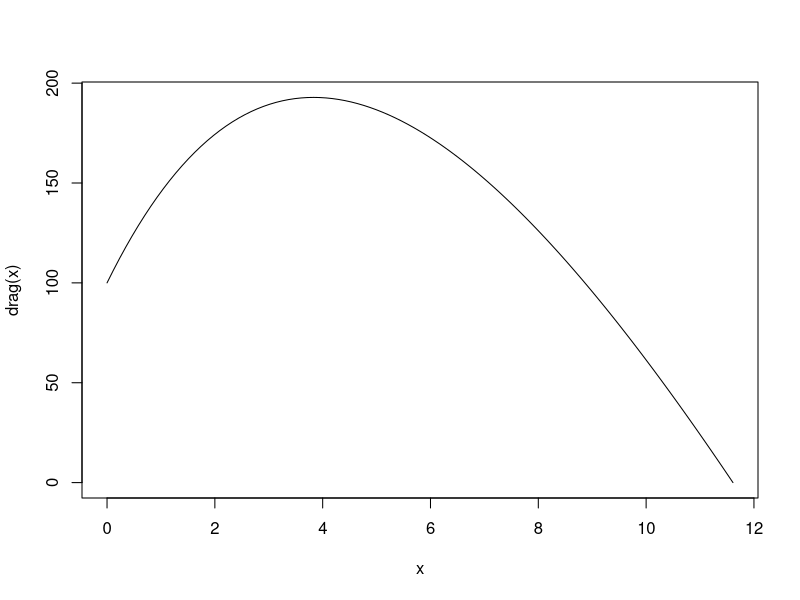
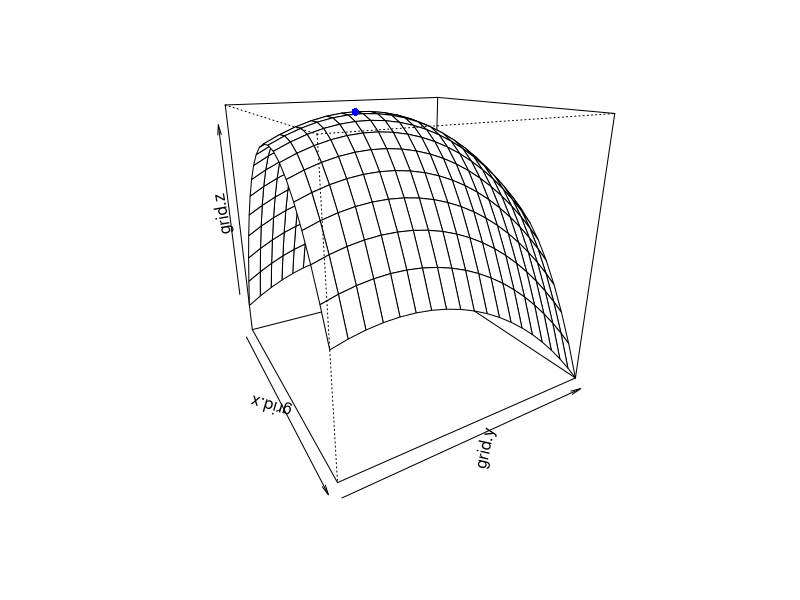

The R script that drew these images, in order: (Note: this script raises an error after producing the figures.)
## ---- chunk 1
drag <- function(t) {
  g = 9.81 
  z0 = 100 
  v0 = 55
  m = 80
  c = 15
  return(abs(z0 + (((m/c)*(v0 + ((m*g)/c))*(1 - exp(-((c/m)*t))))) - (((m*g)/c)*t)))
}
curve(drag, from = 0, to = 11.61085)
## ---- chunk 2
drag <- function(z0, m, c, v0, g, t) {
  return(abs(z0 + (((m/c)*(v0 + ((m*g)/c))*(1 - exp(-((c/m)*t))))) - (((m*g)/c)*t)))
}
min <- optimize(drag, c(0,12),g = 9.81, z0 = 100, v0 = 55, m = 80, c = 15)
min$minimum
## ---- chunk 3
drag <- function(z0, m, c, v0, g, t) {
  return(-(z0 + (((m/c)*(v0 + ((m*g)/c))*(1 - exp(-((c/m)*t))))) - (((m*g)/c)*t)))
}
max <- optimize(drag, c(0,12),g = 9.81, z0 = 100, v0 = 55, m = 80, c = 15)
-max$objective
## ---- chunk 4
drag <- function(z0, m, c, v0, g, t) {
  return(-(z0 + (((m/c)*(v0 + ((m*g)/c))*(1 - exp(-((c/m)*t))))) - (((m*g)/c)*t)))
}
max <- optimize(drag, c(0,12),g = 9.81, z0 = 100, v0 = 55, m = 80, c = 15)
max$minimum
## ---- chunk 5
# The gradient descent function
gradient.descent = function(par, gr, gamma=.1, epsilon=.01, n=1500, verbose=FALSE, ...) {
  for (i in seq_len(n)) {
    gradient = gr(..., par)
    par = par - gamma * gradient
    gradient.size = sum(abs(gradient))
    if (verbose) {
      cat(sep="", "i=", i, ", par=c(", paste(signif(par, 4), collapse=","),
          "), gradient=c(", paste(signif(gradient, 4), collapse=","),
          "), size=", signif(gradient.size, 4), "\n")
    }
    if (gradient.size < epsilon) {
      break
    }
  }
  return(par)
}

# Function of interest - trying to maximize
poll.conc <- function(x, y) {
  return((7.9 + (0.13*x) + (0.21*y) - (0.05*(x^2)) - (0.016*(y^2)) - (0.007*x*y)))
}

# Derivative of the function with respect to x and y - made it negative so that way it becomes a valley rather than a mound
gradient.f.using.par = function(par) { # Define gradient(z) = (df.dx, df.dy).
  x = par[1]
  y = par[2]
  df.dx = -(0.13 - 0.05*2*x - 0.007*y)
  df.dy = -(0.21 - 0.016*y*2 - 0.007*x)
  return(c(df.dx, df.dy))
}

# Getting the plot set up
grid.n <- 20
limit.x <- 10
limit.y <- 20
grid.x <- seq(-limit.x, limit.x, length.out = grid.n)
grid.y <- seq(0, limit.y, length.out = grid.n)
grid.z <- outer(grid.x, grid.y, poll.conc)

# Implementing the gradient descent fucntion from a starting point of x = 0, y = 0
x.y <- gradient.descent(par = c(0,0), gr=gradient.f.using.par, verbose = FALSE)

# Results from the gradient descent function get saved in the x.y vector. Evaluated to form Z and then plotted
z <- poll.conc(x = x.y[1], y = x.y[2])
persp.out <- persp(grid.x, grid.y, grid.z, theta = 60, phi = 20)
points(trans3d(x=x.y[1], y=x.y[2], z=z, pmat=persp.out), col="blue", pch=16)

# Starting to use optim


optim(par = c(0,0), fn = poll.conc, gr = gradient.f.using.par, method = "Nelder-Mead")
## ---- chunk 6
gradient.f = function(x,y) { # Define gradient(z) = (df.dx, df.dy).
  df.dx = -(0.13 - 0.05*2*x - 0.007*y)
  df.dy = -(0.21 - 0.016*y*2 - 0.007*x)
  return(c(df.dx, df.dy))
}

persp.out <- persp(grid.x, grid.y, grid.z, theta = 15, phi = 90)
x = 0 # Starting x
y = 0   # Starting y
old.x = x
old.y = y
n = 60
gamma = .5 # Step size parameter. (Or, better: vary gamma with a line search.)

for(i in seq_len(n)) {
  g = gradient.f(x, y)
  x = x - gamma * g[1]
  y = y - gamma * g[2]
  if (TRUE) { # This block is not part of the algorithm. It just draws.
    z = poll.conc(x, y)
    points(trans3d(x=x, y=y, z=0, pmat=persp.out), col="blue", pch=16)
    points(trans3d(x=x, y=y, z=z, pmat=persp.out), col="red", pch=16)
    lines(trans3d(x=c(x, x), y=c(y, y), z=c(0, z), pmat=persp.out), col="red")
    lines(trans3d(x=c(old.x, x), y=c(old.y, y), z=c(0, 0), pmat=persp.out),
          col="green")
    old.x = x
    old.y = y
    scan(what=character(), n=1, quiet=TRUE) # Require "Enter" to move.
  }
}
